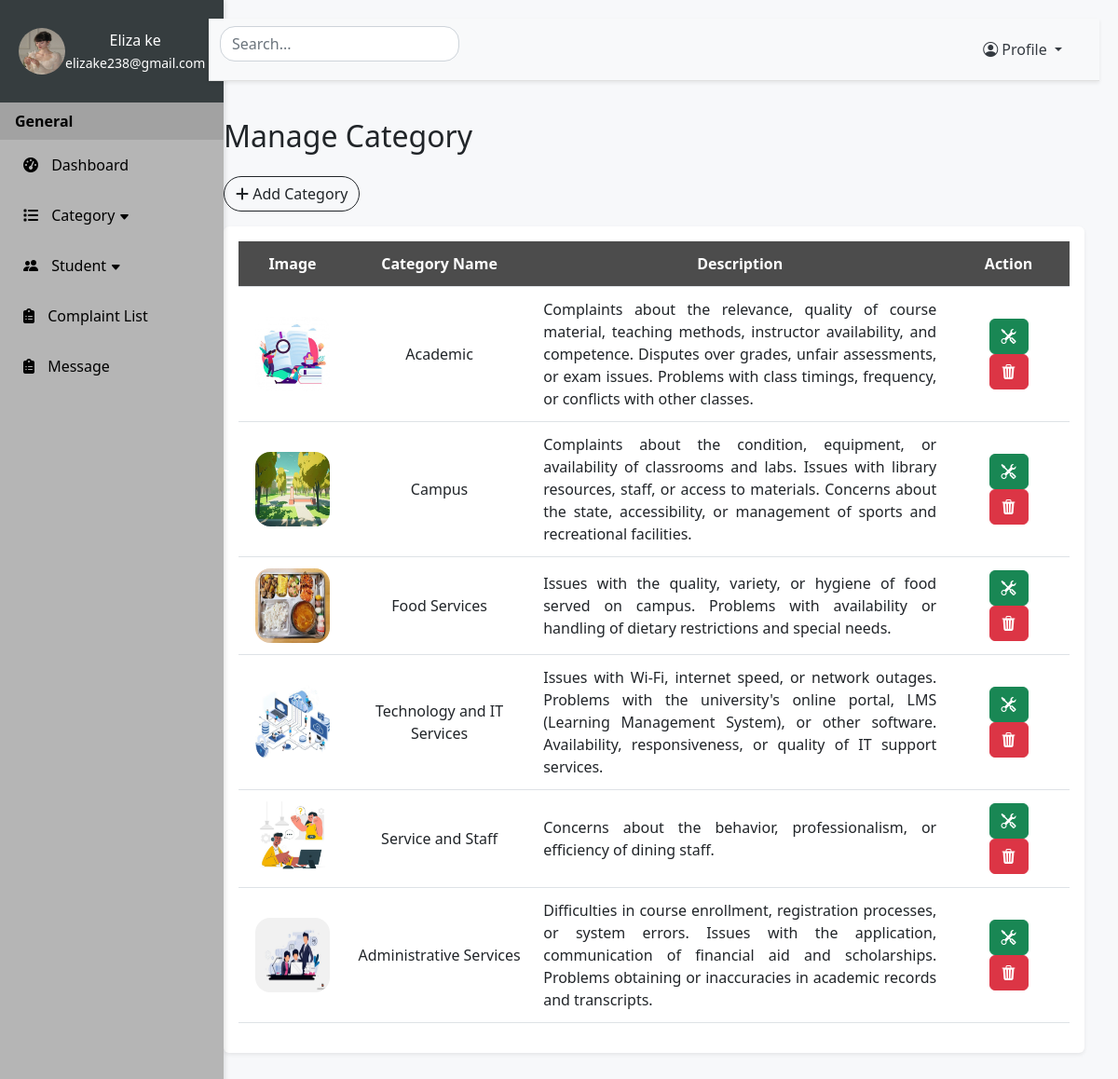
The app's page /viewCategory (signed in) with its own data.
### website/models.py (models this page shows)
class Category(db.Model):
    id = db.Column(db.Integer, primary_key=True)
    cat_name = db.Column(db.String(255), nullable=False)
    cat_description = db.Column(db.String(255), nullable=False)
    cat_image = db.Column(db.String(255), nullable=False)
    complaints = db.relationship('Complaints')

### app.py (the view)
@app.route('/viewCategory', methods=['GET', 'POST'])
def viewCategory():
    if 'admin_id' not in session:
        return redirect(url_for('SignIn'))
    else:
        return viewcategory()

### website/adminfeatures.py (called while the page is built)
def viewcategory():
    categories = Category.query.all()
    count = len(categories)
    return render_template("admincategory.html", categories=categories, count=count)

### website/templates/admincategory.html (shortened to what this page needs)
{% extends "adminlayout.html" %} {% block title %}Category Page{% endblock%}
{% block content %}
<h2 class="mt-4">Manage Category</h2>
<a href="/addCategory" class="btn btn-outline-dark rounded-pill my-3"><i class="fas fa-plus"></i> Add Category</a>
<div class="shadow-sm p-3 mb-5 rounded table-responsive">
  <table class="table align-middle">
      <thead>
          <tr>
            <th>Image</th>
            <th>Category Name</th>
            <th>Description</th>
            <th>Action</th>
          </tr>
      </thead>
      <tbody id="search-table-body">
        {% if count == 0 %}
          <tr>
            <td colspan="6"><h5 style="color: grey">There is no data ...</h5></td>
          </tr>
          {% else %}
          {% for cat in categories: %}
          <tr>
            <td>
              <img class="img-fluid rounded-4" style="width:80px; height:80px;" src="{{ url_for('static', filename='images/' + cat.cat_image) }}" alt="photo">
            </td>
            <td class="searchedvalue">{{ cat.cat_name}}</td>
            <td style="width:50%; text-align:justify">{{ cat.cat_description}}</td>
            <td>
              <a href="/updateCategory/{{cat.id}}" class="btn btn-success mx-3">
                <i class="bi bi-tools"></i>
              </a>
              <a class="btn btn-danger" onclick="deleteCategory({{ cat.id }})">
                <i class="bi bi-trash3-fill"></i>
              </a>
            </td>
          </tr>
          {% endfor %}
          {% endif %}
      </tbody>
  </table>
</div>
{% endblock %}

### website/static/css/admincss.css (style rules this page uses)
body { background-color: #f7f8fa; }
@media (min-width: 576px) { body { font-size: 0.8rem; } }
@media (min-width: 768px) { body { font-size: 0.9rem; } }
@media (min-width: 992px) { body { font-size: 0.9rem; } }
@media (min-width: 1200px) { body { font-size: 1rem; } }
.table thead th { background-color: #4c4c4c; color: #fff; text-align: center; }
.table-responsive { background-color: #fff; padding: 10px; border-radius: 10px; box-shadow: 0 2px 4px rgba(0, 0, 0, 0.1); }
.table th, .table td { padding: 0.75rem; text-align: center; vertical-align: middle; }
.table td:first-child, .table th:first-child { width: 13%; }

### records on screen
Category: cat_image (picture), cat_name "Academic", cat_description "Complaints about the relevance, quality of course material, teaching methods, instructor availability, and competence. Disputes over grades, unfair assessments, or exam issues. Problems with class timings, frequency, or conflicts with other classes."
Category: cat_image (picture), cat_name "Campus", cat_description "Complaints about the condition, equipment, or availability of classrooms and labs. Issues with library resources, staff, or access to materials. Concerns about the state, accessibility, or management of sports and recreational facilities."
Category: cat_image (picture), cat_name "Food Services", cat_description "Issues with the quality, variety, or hygiene of food served on campus. Problems with availability or handling of dietary restrictions and special needs."
Category: cat_image (picture), cat_name "Technology and IT Services", cat_description "Issues with Wi-Fi, internet speed, or network outages. Problems with the university's online portal, LMS (Learning Management System), or other software. Availability, responsiveness, or quality of IT support services."
Category: cat_image (picture), cat_name "Service and Staff", cat_description "Concerns about the behavior, professionalism, or efficiency of dining staff."
Category: cat_image (picture), cat_name "Administrative Services", cat_description "Difficulties in course enrollment, registration processes, or system errors. Issues with the application, communication of financial aid and scholarships. Problems obtaining or inaccuracies in academic records and transcripts."

### other values on screen
{{ session.get('admin')['admin_name'] }} "Eliza ke"
{{ session.get('admin')['admin_email'] }} "elizake238@gmail.com"
